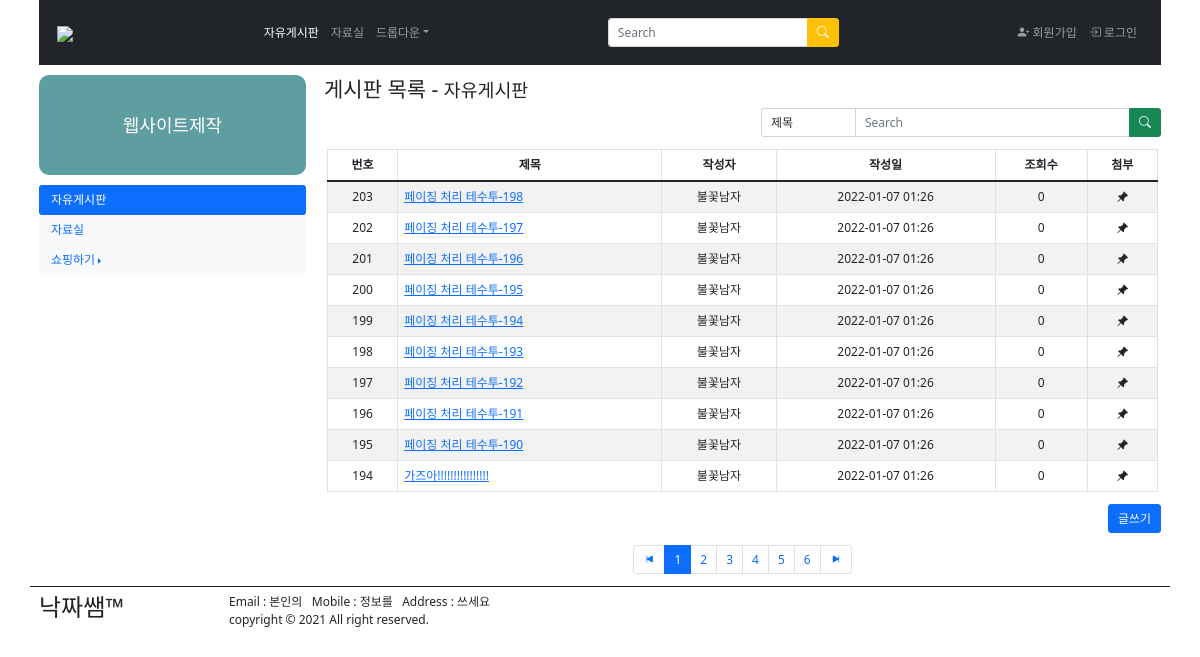
The page /boardApps/list/ on the database its author committed.
### boardApps/models.py (models this page shows, shortened)
class Post(models.Model):
    names = models.CharField(max_length=10) # 작성자
    passwords = models.CharField(max_length=50) # 비밀번호
    titles = models.CharField(max_length=50) # 제목
    contents = models.TextField() # 내용
    postdate = models.DateTimeField(default=datetime.datetime.now) # 작성일
    visitcount = models.IntegerField(default=0) # 조회수
    files = models.FileField(blank=True, null=True) # 파일첨부

### boardApps/views.py (the view)
# urls.py: path('list/', views.list, name='list'),
def list(request):
    page = request.GET.get('page', '1')
    postlist = Post.objects.all().order_by('-id')
    paginator = Paginator(postlist, 10)
    postlist = paginator.get_page(page)
    return render(request, 'boardApps/list.html', {'postlist':postlist})

### boardApps/templates/boardApps/list.html (shortened to what this page needs)
<!DOCTYPE html>
<html lang="en">
<head>
    <link href="https://cdn.jsdelivr.net/npm/bootstrap@5.1.2/dist/css/bootstrap.min.css" rel="stylesheet">
    <link rel="stylesheet" href="https://cdn.jsdelivr.net/npm/bootstrap-icons@1.7.1/font/bootstrap-icons.css">
</head>
<body>
<div class="container">
	<div class="row">
        <div class="col-12">
            <nav class="navbar navbar-expand-sm bg-dark navbar-dark">
                <div class="container-fluid">
                    <a class="navbar-brand" href="#">
                        <img src="https://www.ikosmo.co.kr/images/common/logo_center_v2.jpg" style="width: 120px;">
                    </a>
                    <ul class="navbar-nav">
                        <li class="nav-item">
                            <a class="nav-link active" href="#">자유게시판</a>
                        </li>
                        <li class="nav-item">
                            <a class="nav-link" href="#">자료실</a>
                        </li>
                        <li class="nav-item dropdown">
                            <a class="nav-link dropdown-toggle" data-bs-toggle="dropdown" href="#">드롭다운</a>
                        </li>
                    </ul>
                    <form class="mt-3" method="get" action="">
                    <div class="input-group mb-3">
                        <input type="text" class="form-control" placeholder="Search" style="width: 200px;">
                        <button class="btn btn-warning" type="submit">
                            <i class="bi-search" style="font-size: 1rem; color: white;"></i>
                        </button>
                    </div>
                    </form>
                    <ul class="navbar-nav">
                        <li class="nav-item">
                            <a class="nav-link" href="#">
                                <i class="bi-person-plus-fill" style="font-size: 1rem;"></i>
                                회원가입
                            </a>
                        </li>
                        <li class="nav-item">
                            <a class="nav-link" href="#">
                                <i class="bi-box-arrow-in-right" style="font-size: 1rem;"></i>
                                로그인
                            </a>
                        </li>
                    </ul>
                </div>
            </nav>
        </div>
    </div>
    <div class="row">
<div class="col-3">
          <div style="height: 100px;line-height: 100px;text-align: center;background-color: cadetblue;
        border-radius: 10px;margin: 10px 0;font-size: 1.5em;color: #ffffff;">
        웹사이트제작
    </div>
    <ul class="nav nav-pills flex-column">
        <li class="nav-item">
            <a class="nav-link active" href="#">자유게시판</a>
        </li>
        <li class="nav-item bg-light">
            <a class="nav-link" href="#">자료실</a>
        </li>
        <li class="nav-item bg-light dropdown dropend">
            <a class="nav-link dropdown-toggle" data-bs-toggle="dropdown" href="#">쇼핑하기</a>
        </li>
    </ul>
</div>
        <div class="col-9 pt-3">
            <h3>게시판 목록 - <small>자유게시판</small></h3>
            <div class="row">
                <form action="">
                    <div class="input-group ms-auto" style="width: 400px;">
                        <select name="" class="form-control">
                            <option value="">제목</option>
                        </select>
                        <input type="text" class="form-control" placeholder="Search" style="width: 200px;">
                        <button class="btn btn-success" type="submit">
                            <i class="bi-search" style="font-size: 1rem; color: white;"></i>
                        </button>
                    </div>
                </form>
            </div>
            <div class="row mt-3 mx-1">
                <table class="table table-bordered table-hover table-striped">
                <thead>
                    <tr class="text-center">
                        <th>번호</th>
                        <th>제목</th>
                        <th>작성자</th>
                        <th>작성일</th>
                        <th>조회수</th>
                        <th>첨부</th>
                    </tr>
                </thead>
                <tbody>
                    {% for list in postlist %}
                    <tr class="text-center">
                        <td>{{ list.id }}</td>
                        <td class="text-start">
                            <a href="/boardApps/view/{{ list.pk }}">{{ list.titles }}</a>
                        </td>
                        <td>{{ list.names }}</td>
                        <td>{{ list.postdate|date:'Y-m-d H:i' }}</td>
                        <td>{{ list.visitcount }}</td>
                        <td><i class="bi-pin-angle-fill" style="font-size: 1rem;"></i></td>
                    </tr>
                    {% empty %}
                    <tr class="text-center">
                        <td colspan="6"> 게시글이 없습니당 </td>
                    </tr>
                    {% endfor %}
                </tbody>
                </table>
            </div>
            <div class="row">
                <div class="col d-flex justify-content-end">
                    <a href="/boardApps/write">
                        <button type="button" class="btn btn-primary">글쓰기</button>
                    </a>
                </div>
            </div>
            <div class="row mt-3">
                <div class="col">
                    <ul class="pagination justify-content-center" id="paging">
                        {% if postlist.has_previous %}
                        <li class="page-item">
                            <a class="page-link" href="?page={{ postlist.previous_page_number }}"><i class='bi bi-skip-start-fill'></i></a>
                        </li>
                        {% else %}
                        <li class="page-item">
                            <a class="page-link" href="#"><i class='bi bi-skip-start-fill'></i></a>
                        </li>
                        {% endif %}
                        {% for page_number in postlist.paginator.page_range %}
                            {% if page_number >= postlist.number|add:-5 and page_number <= postlist.number|add:5 %}
                                {% if page_number == postlist.number %}
                        <li class="page-item active">
                            <a class="page-link" href="#">{{ page_number }}</a>
                        </li>
                                {% else %}
                        <li class="page-item">
                            <a class="page-link" href="?page={{ page_number }}">{{ page_number }}</a>
                        </li>
                                {% endif %}
                            {% endif %}
                        {% endfor %}
                        {% if postlist.has_next %}
                        <li class="page-item">
                            <a class="page-link" href="?page={{ postlist.next_page_number }}"><i class='bi bi-skip-end-fill'></i></a>
                        </li>
                        {% else %}
                        <li class="page-item">
                            <a class="page-link" href="#"><i class='bi bi-skip-end-fill'></i></a>
                        </li>
                        {% endif %}
                    </ul>
                </div>
            </div>
        </div>
    </div>
<div class="row border border-dark border-bottom-0 border-start-0 border-end-0 pt-2">
    <div class="col-2">
          <h2>낙짜쌤&trade;</h2>
    </div>
    <div class="col-10">
          Email : 본인의&nbsp;&nbsp;
          Mobile : 정보를&nbsp;&nbsp;
          Address : 쓰세요
          <br>
          copyright &copy; 2021
          All right reserved.
    </div>
</div>
</div>
</body>
</html>

### boardApps/templates/boardApps/list.html (style rules this page uses)
div { border:0px solid blueviolet; }
* { font-size: 12px; }
#paging li { display: inline; }

### rows shown on the page
Post: id "203", titles "페이징 처리 테수투-198", names "불꽃남자", postdate "2022-01-07 01:26", visitcount "0"
Post: id "202", titles "페이징 처리 테수투-197", names "불꽃남자", postdate "2022-01-07 01:26", visitcount "0"
Post: id "201", titles "페이징 처리 테수투-196", names "불꽃남자", postdate "2022-01-07 01:26", visitcount "0"
Post: id "200", titles "페이징 처리 테수투-195", names "불꽃남자", postdate "2022-01-07 01:26", visitcount "0"
Post: id "199", titles "페이징 처리 테수투-194", names "불꽃남자", postdate "2022-01-07 01:26", visitcount "0"
Post: id "198", titles "페이징 처리 테수투-193", names "불꽃남자", postdate "2022-01-07 01:26", visitcount "0"
Post: id "197", titles "페이징 처리 테수투-192", names "불꽃남자", postdate "2022-01-07 01:26", visitcount "0"
Post: id "196", titles "페이징 처리 테수투-191", names "불꽃남자", postdate "2022-01-07 01:26", visitcount "0"
Post: id "195", titles "페이징 처리 테수투-190", names "불꽃남자", postdate "2022-01-07 01:26", visitcount "0"
Post: id "194", titles "가즈아!!!!!!!!!!!!!!!!", names "불꽃남자", postdate "2022-01-07 01:26", visitcount "0"

### other values the page prints
{{ page_number }} "1"
{{ page_number }} "2" "3" "4" "5" "6"
